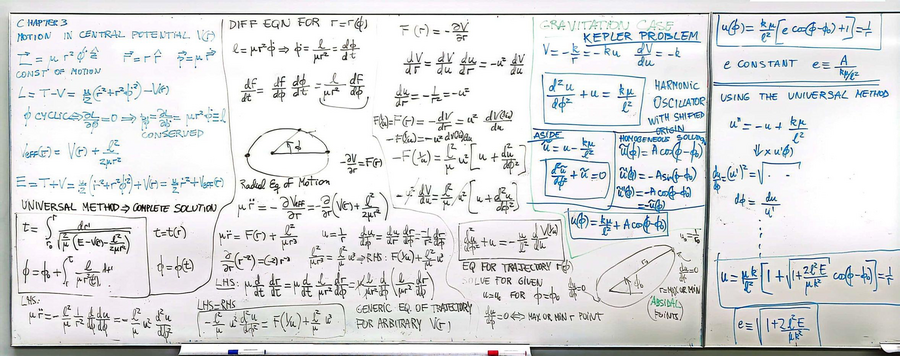
#> input picture Multi_Agent_approach/MyNotes/nat_small.png, 900 x 356 px
$ python -i segment_notes.py   (imports and definitions only)
#> lines starting #> are read from the running program, lines starting #| are printed output that depends on the picture; after the words box and inside, x2 and y2 are one past the last pixel; in counts of white or black regions, pixels touching at a corner belong together
#> further down, picture is the input picture: PIL image 900x356 RGB; mean R, G, B 221.6, 223, 223.9
#!/usr/bin/env python3
"""
Stage 1 segmentation component for the multi-agent notes pipeline.

Splits a rendered page PNG into legible, logical-unit segments by finding
horizontal whitespace valleys in the ink profile. Adjacent segments are
allowed to overlap (default 55 px at 200 DPI) so nothing is lost at a cut.

Reusable: it makes no assumption about subject matter, only about the page
being dark ink on a light background (handwriting, whiteboard, chalkboard
after inversion).

Usage:
    python3 segment_notes.py PAGE_GLOB OUTDIR [--overlap N] [--min-h N] [--max-h N]
"""

import argparse
import glob
import json
import os
import sys

import numpy as np
from PIL import Image


def ink_profile(img):
    """Row-wise ink density, robust to uneven lighting (whiteboard photos)."""
    g = np.asarray(img.convert("L"), dtype=np.float32)
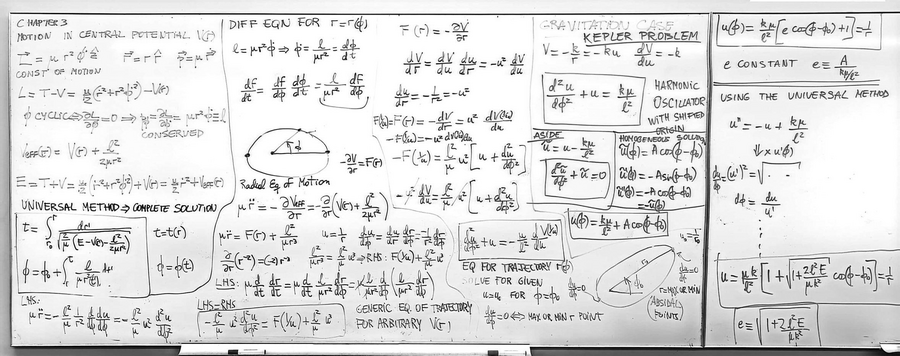
#> g: shape (356, 900) float32; min 0, max 255, mean 222.6
    # Local background = heavily blurred version of the page; ink is what is
    # meaningfully darker than its own neighbourhood.
    from PIL import ImageFilter

    bg = np.asarray(
        img.convert("L").filter(ImageFilter.GaussianBlur(radius=25)), dtype=np.float32
    )
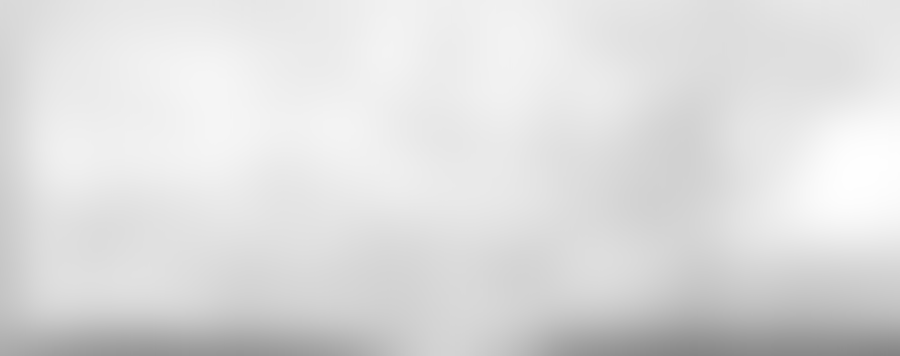
#> bg: shape (356, 900) float32; min 132, max 254, mean 221.1
    ink = np.clip(bg - g - 12.0, 0, None)
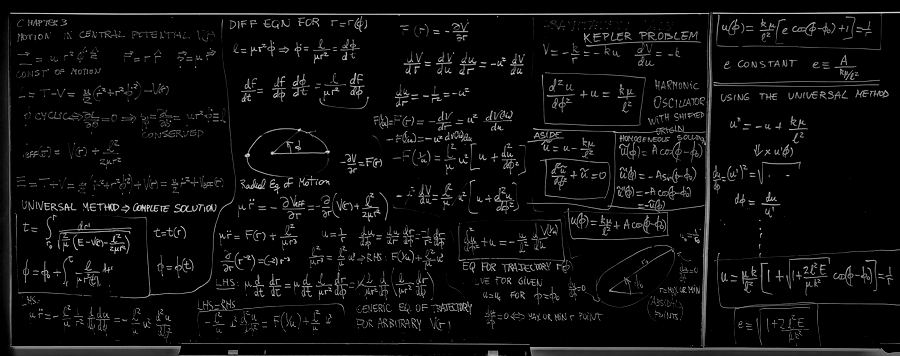
#> ink: shape (356, 900) float32; min 0, max 229, mean 11.9
    mask = ink > 8.0
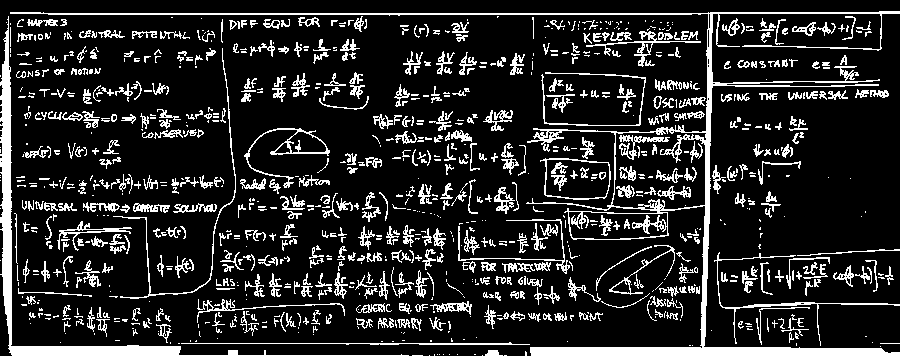
#> mask: shape (356, 900) bool; 15.8% white; 1001 white regions (499 under 20 px), largest, box (x1, y1, x2, y2) and area: (10, 11, 900, 356) 9709, (0, 16, 409, 356) 4619, (714, 252, 900, 346) 639
    return suppress_ruling(mask)


def suppress_ruling(mask, frac=0.55):
    """Drop printed ruling (graph-paper grid, margin rules) from the ink mask.

    Grid lines are dark enough to register as ink and run the full width or
    height of the page, so every row looks occupied and no whitespace valley
    is ever found. A row or column that is inked across more than `frac` of
    the page is ruling, not handwriting: the writing itself never spans that
    much. Removing them only affects where cuts are chosen -- the crops
    themselves still come from the untouched original image.
    """
#> called with frac = 0.55
    m = mask.copy()
    H, W = m.shape
#> H = 356; W = 900
    m[:, m.sum(axis=0) > frac * H] = False
    m[m.sum(axis=1) > frac * W, :] = False
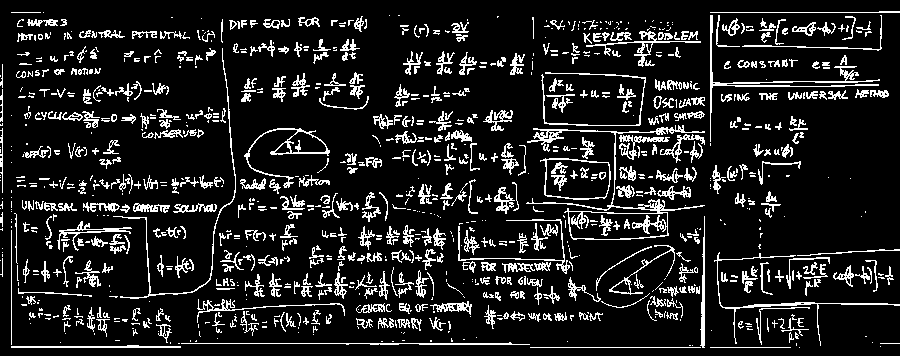
#> m: shape (356, 900) bool; 12.8% white in thin lines or dots
    return m


# [302 lines left out: functions find_bands, group_bands, snap_to_valley, split_tall, content_columns, find_column_panels and 2 more, not called in this run]


# [2 lines not run here, left out]

>>> from PIL import Image
>>> picture = Image.open('../nat_small.png')
>>> result = ink_profile(picture)
